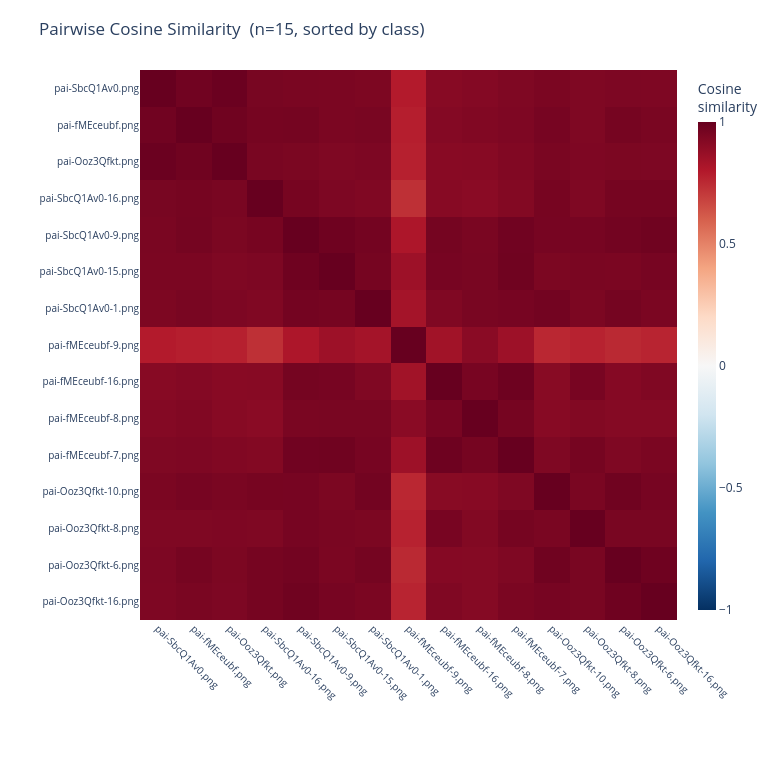

Write notebook code for a chart like this one.
### Markdown cell above
## 5. Visualize (optional)

Requires `precisionai-agrieval[analysis]` (already included in the `notebook` extra). `output_path=None` renders the interactive Plotly figure inline instead of saving an HTML file.

### Code cell
plot_cosine_similarity(embeddings, result, output_path=None)

### Figure 1 — Plotly figure (JSON) as saved in the notebook; plotly's stock layout.template omitted (floating-point values rounded to 4 significant figures; data arrays with more than 128 entries replaced by an {"elided": "..."} marker saying what was removed)
{"data": [{"colorbar": {"thickness": 18, "title": {"text": "Cosine<br>similarity"}}, "colorscale": [[0, "rgb(5,48,97)"], [0.1, "rgb(33,102,172)"], [0.2, "rgb(67,147,195)"], [0.3, "rgb(146,197,222)"], [0.4, "rgb(209,229,240)"], [0.5, "rgb(247,247,247)"], [0.6, "rgb(253,219,199)"], [0.7, "rgb(244,165,130)"], [0.8, "rgb(214,96,77)"], [0.9, "rgb(178,24,43)"], [1, "rgb(103,0,31)"]], "hovertemplate": "Row: %{y}<br>Col: %{x}<br>Cosine similarity: %{z:.4f}<extra></extra>", "type": "heatmap", "x": ["pai-SbcQ1Av0.png", "pai-fMEceubf.png", "pai-Ooz3Qfkt.png", "pai-SbcQ1Av0-16.png", "pai-SbcQ1Av0-9.png", "pai-SbcQ1Av0-15.png", "pai-SbcQ1Av0-1.png", "pai-fMEceubf-9.png", "pai-fMEceubf-16.png", "pai-fMEceubf-8.png", "pai-fMEceubf-7.png", "pai-Ooz3Qfkt-10.png", "pai-Ooz3Qfkt-8.png", "pai-Ooz3Qfkt-6.png", "pai-Ooz3Qfkt-16.png"], "y": ["pai-SbcQ1Av0.png", "pai-fMEceubf.png", "pai-Ooz3Qfkt.png", "pai-SbcQ1Av0-16.png", "pai-SbcQ1Av0-9.png", "pai-SbcQ1Av0-15.png", "pai-SbcQ1Av0-1.png", "pai-fMEceubf-9.png", "pai-fMEceubf-16.png", "pai-fMEceubf-8.png", "pai-fMEceubf-7.png", "pai-Ooz3Qfkt-10.png", "pai-Ooz3Qfkt-8.png", "pai-Ooz3Qfkt-6.png", "pai-Ooz3Qfkt-16.png"], "z": {"elided": "15x15 float values"}, "zmax": 1, "zmin": -1}], "layout": {"height": 760, "margin": {"b": 140, "l": 140, "r": 60, "t": 70}, "paper_bgcolor": "white", "plot_bgcolor": "white", "title": {"font": {"size": 17}, "text": "Pairwise Cosine Similarity  (n=15, sorted by class)"}, "width": 780, "xaxis": {"tickangle": 45, "tickfont": {"size": 10}}, "yaxis": {"autorange": "reversed", "tickfont": {"size": 10}}}}
